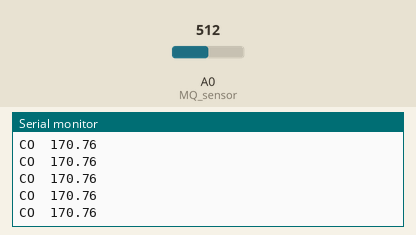
The sketch below on a simulated Arduino Uno, built with avr-gcc and run on an emulated ATmega328P. Parts: the last lines printed to the serial monitor. The test bench sets the inputs (shaded band); at power-on: A0 (MQ_sensor) = 512.

Above: at 1.2 s.
1.3 s: A0 (MQ_sensor) set to 1005
At 1.56 s:
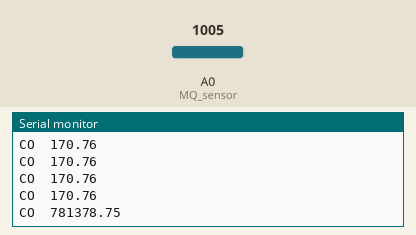
2.8 s: A0 (MQ_sensor) set to 1023
At 2.97 s:
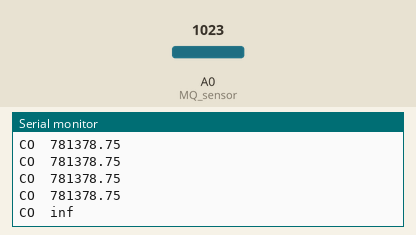

Measured:
- the behaviour switches between 1022 and 1023 on A0 (MQ_sensor) (found by bisection; images 1 and 2)
- after the input at 1.3 s, the serial monitor: prints a new line after 0.11 s (image 1)
- after the input at 2.8 s, the serial monitor: prints a new line at once (image 2)

The sketch:

test1.ino
```cpp
#define RL 20  //The value of resistor RL is 47K
#define m -0.477 //Enter calculated Slope
#define b 1.064 //Enter calculated intercept
#define Ro 20 //Enter found Ro value
#define MQ_sensor A0 //Sensor is connected to A4


void setup() {
  Serial.begin(9600);

}

void loop() {

  float VRL; //Voltage drop across the MQ sensor
  float Rs; //Sensor resistance at gas concentration
  float ratio; //Define variable for ratio

  VRL = analogRead(MQ_sensor)*(5.0/1023.0); //Measure the voltage drop and convert to 0-5V
  Rs = ((5.0*RL)/VRL)-RL; //Use formula to get Rs value
  ratio = (Rs/Ro);  // find ratio Rs/Ro

  float ppm = pow(10, ((log10(ratio)-b)/m)); //use formula to calculate ppm


  Serial.print("CO  ");
  Serial.println(ppm);
 // Serial.print("Voltage  ");
 // Serial.println(VRL);


   delay(200);

}
```
